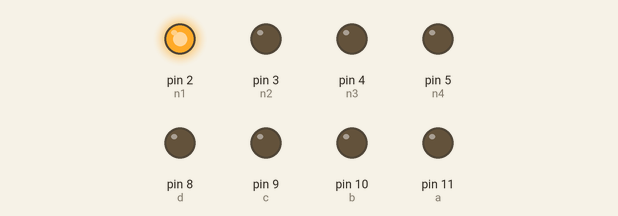
This sketch was run on a simulated Arduino Uno, built with avr-gcc and run on an emulated ATmega328P. Parts: output pins drawn as LEDs (lit = HIGH).

Above: at 0.04 s.
At 0.44 s:
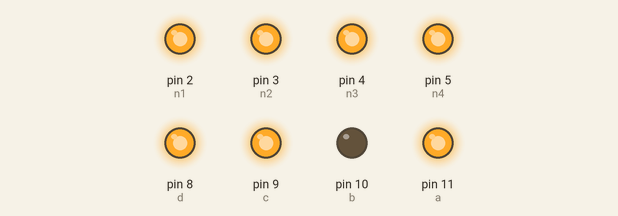
At 0.76 s:
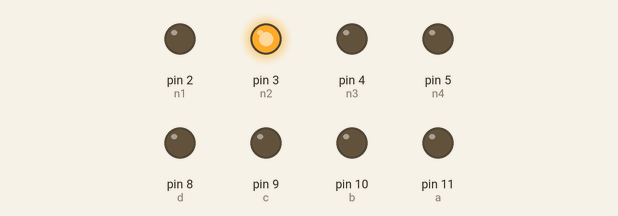
At 1.48 s:
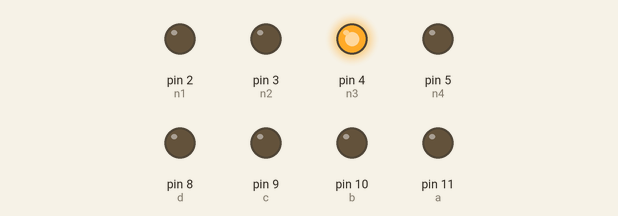
At 2.2 s:
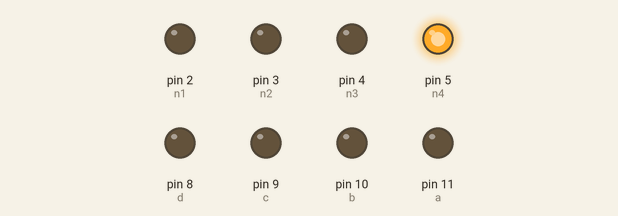
At 2.92 s:
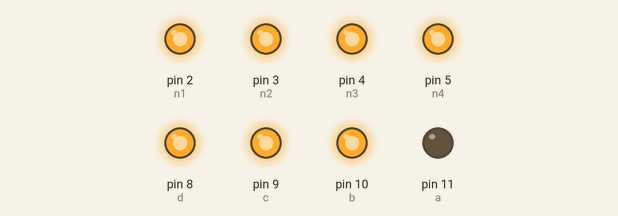
Timing chart, 0 to 3.2 s (numbered marks = the images above):
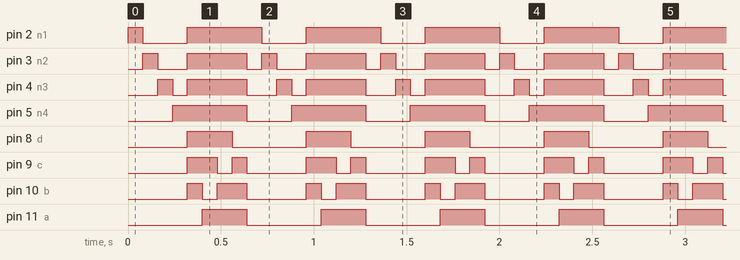

The sketch:

4_4_led_matrix1.ino
```cpp
int a = 11,b=10,c=9,d=8  ,n1=2,n2=3, n3=4,n4 =5;
void setup()
{
  pinMode(a, OUTPUT);
  pinMode(b, OUTPUT);
  pinMode(c, OUTPUT);
  pinMode(d, OUTPUT);

  pinMode(n1, OUTPUT);
  pinMode(n2, OUTPUT);
  pinMode(n3, OUTPUT);
  pinMode(n4, OUTPUT);
}

void allLed()
{
  digitalWrite(a,0);
  digitalWrite(b,0);
  digitalWrite(c,0);
  digitalWrite(d,0);

  digitalWrite(n1,1);
  digitalWrite(n2,1);
  digitalWrite(n3,1);
  digitalWrite(n4,1);
}

void ledOff()
{
  digitalWrite(a,1);
  digitalWrite(b,1);
  digitalWrite(c,1);
  digitalWrite(d,1);

  digitalWrite(n1,0);
  digitalWrite(n2,0);
  digitalWrite(n3,0);
  digitalWrite(n4,0);
}
void leda1()
{
  digitalWrite(a,0);
  digitalWrite(b,1);
  digitalWrite(c,1);
  digitalWrite(d,1);

  digitalWrite(n1,1);
  digitalWrite(n2,0);
  digitalWrite(n3,0);
  digitalWrite(n4,0);
}

void leda2()
{
  digitalWrite(a,0);
  digitalWrite(b,1);
  digitalWrite(c,1);
  digitalWrite(d,1);

  digitalWrite(n1,0);
  digitalWrite(n2,1);
  digitalWrite(n3,0);
  digitalWrite(n4,0);
}
void leda3()
{
  digitalWrite(a,0);
  digitalWrite(b,1);
  digitalWrite(c,1);
  digitalWrite(d,1);

  digitalWrite(n1,0);
  digitalWrite(n2,0);
  digitalWrite(n3,1);
  digitalWrite(n4,0);
}
void leda4()
{
  digitalWrite(a,0);
  digitalWrite(b,1);
  digitalWrite(c,1);
  digitalWrite(d,1);

  digitalWrite(n1,0);
  digitalWrite(n2,0);
  digitalWrite(n3,0);
  digitalWrite(n4,1);
}
void ledb1()
{
  digitalWrite(a,1);
  digitalWrite(b,0);
  digitalWrite(c,1);
  digitalWrite(d,1);

  digitalWrite(n1,1);
  digitalWrite(n2,0);
  digitalWrite(n3,0);
  digitalWrite(n4,0);
}

void ledb2()
{
  digitalWrite(a,1);
  digitalWrite(b,0);
  digitalWrite(c,1);
  digitalWrite(d,1);

  digitalWrite(n1,0);
  digitalWrite(n2,1);
  digitalWrite(n3,0);
  digitalWrite(n4,0);
}
void ledb3()
{
  digitalWrite(a,1);
  digitalWrite(b,0);
  digitalWrite(c,1);
  digitalWrite(d,1);

  digitalWrite(n1,0);
  digitalWrite(n2,0);
  digitalWrite(n3,1);
  digitalWrite(n4,0);
}
void ledb4()
{
  digitalWrite(a,1);
  digitalWrite(b,0);
  digitalWrite(c,1);
  digitalWrite(d,1);

  digitalWrite(n1,0);
  digitalWrite(n2,0);
  digitalWrite(n3,0);
  digitalWrite(n4,1);
}
void ledc1()
{
  digitalWrite(a,1);
  digitalWrite(b,1);
  digitalWrite(c,0);
  digitalWrite(d,1);

  digitalWrite(n1,1);
  digitalWrite(n2,0);
  digitalWrite(n3,0);
  digitalWrite(n4,0);
}

void ledc2()
{
  digitalWrite(a,1);
  digitalWrite(b,1);
  digitalWrite(c,0);
  digitalWrite(d,1);

  digitalWrite(n1,0);
  digitalWrite(n2,1);
  digitalWrite(n3,0);
  digitalWrite(n4,0);
}
void ledc3()
{
  digitalWrite(a,1);
  digitalWrite(b,1);
  digitalWrite(c,0);
  digitalWrite(d,1);

  digitalWrite(n1,0);
  digitalWrite(n2,0);
  digitalWrite(n3,1);
  digitalWrite(n4,0);
}
void ledc4()
{
  digitalWrite(a,1);
  digitalWrite(b,1);
  digitalWrite(c,0);
  digitalWrite(d,1);

  digitalWrite(n1,0);
  digitalWrite(n2,0);
  digitalWrite(n3,0);
  digitalWrite(n4,1);
}

void ledd1()
{
  digitalWrite(a,1);
  digitalWrite(b,1);
  digitalWrite(c,1);
  digitalWrite(d,0);

  digitalWrite(n1,1);
  digitalWrite(n2,0);
  digitalWrite(n3,0);
  digitalWrite(n4,0);
}

void ledd2()
{
  digitalWrite(a,1);
  digitalWrite(b,1);
  digitalWrite(c,1);
  digitalWrite(d,0);

  digitalWrite(n1,0);
  digitalWrite(n2,1);
  digitalWrite(n3,0);
  digitalWrite(n4,0);
}
void ledd3()
{
  digitalWrite(a,1);
  digitalWrite(b,1);
  digitalWrite(c,1);
  digitalWrite(d,0);

  digitalWrite(n1,0);
  digitalWrite(n2,0);
  digitalWrite(n3,1);
  digitalWrite(n4,0);
}
void ledd4()
{
  digitalWrite(a,1);
  digitalWrite(b,1);
  digitalWrite(c,1);
  digitalWrite(d,0);

  digitalWrite(n1,0);
  digitalWrite(n2,0);
  digitalWrite(n3,0);
  digitalWrite(n4,1);
}
void ledr1()
{
  digitalWrite(a,0);
  digitalWrite(b,0);
  digitalWrite(c,0);
  digitalWrite(d,0);

  digitalWrite(n1,1);
  digitalWrite(n2,0);
  digitalWrite(n3,0);
  digitalWrite(n4,0);
}
void ledr2()
{
  digitalWrite(a,0);
  digitalWrite(b,0);
  digitalWrite(c,0);
  digitalWrite(d,0);

  digitalWrite(n1,0);
  digitalWrite(n2,1);
  digitalWrite(n3,0);
  digitalWrite(n4,0);
}
void ledr3()
{
  digitalWrite(a,0);
  digitalWrite(b,0);
  digitalWrite(c,0);
  digitalWrite(d,0);

  digitalWrite(n1,0);
  digitalWrite(n2,0);
  digitalWrite(n3,1);
  digitalWrite(n4,0);
}
void ledr4()
{
  digitalWrite(a,0);
  digitalWrite(b,0);
  digitalWrite(c,0);
  digitalWrite(d,0);

  digitalWrite(n1,0);
  digitalWrite(n2,0);
  digitalWrite(n3,0);
  digitalWrite(n4,1);
}
void leds1()
{
  digitalWrite(a,0);
  digitalWrite(b,1);
  digitalWrite(c,1);
  digitalWrite(d,1);

  digitalWrite(n1,1);
  digitalWrite(n2,1);
  digitalWrite(n3,1);
  digitalWrite(n4,1);
}
void leds2()
{
  digitalWrite(a,1);
  digitalWrite(b,0);
  digitalWrite(c,1);
  digitalWrite(d,1);

  digitalWrite(n1,1);
  digitalWrite(n2,1);
  digitalWrite(n3,1);
  digitalWrite(n4,1);
}
void leds3()
{
  digitalWrite(a,1);
  digitalWrite(b,1);
  digitalWrite(c,0);
  digitalWrite(d,1);

  digitalWrite(n1,1);
  digitalWrite(n2,1);
  digitalWrite(n3,1);
  digitalWrite(n4,1);
}
void leds4()
{
  digitalWrite(a,1);
  digitalWrite(b,1);
  digitalWrite(c,1);
  digitalWrite(d,0);

  digitalWrite(n1,1);
  digitalWrite(n2,1);
  digitalWrite(n3,1);
  digitalWrite(n4,1);
}


void loop()
{
  ledr1();
  delay(80);
  ledr2();
  delay(80);
  ledr3();
  delay(80);
  ledr4();
  delay(80);
  leds1();
  delay(80);
  leds2();
  delay(80);
  leds3();
  delay(80);
  leds4();
  delay(80);
}
```

Measured:
- by itself, pin 2 (n1): repeats every 0.64 s: LOW 0.24 s, HIGH 0.40 s
- by itself, pin 3 (n2): repeats every 0.64 s: LOW 0.16 s, HIGH 0.32 s, LOW 0.08 s, HIGH 0.08 s
- by itself, pin 4 (n3): repeats every 0.64 s: LOW 0.08 s, HIGH 0.32 s, LOW 0.16 s, HIGH 0.08 s
- by itself, pin 5 (n4): alternates HIGH for 0.40 s and LOW for 0.24 s
- by itself, pin 8 (d), pin 11 (a): alternates HIGH for 0.24 s and LOW for 0.40 s
- by itself, pin 9 (c): repeats every 0.64 s: LOW 0.08 s, HIGH 0.08 s, LOW 0.32 s, HIGH 0.16 s
- by itself, pin 10 (b): repeats every 0.64 s: LOW 0.08 s, HIGH 0.16 s, LOW 0.32 s, HIGH 0.08 s
